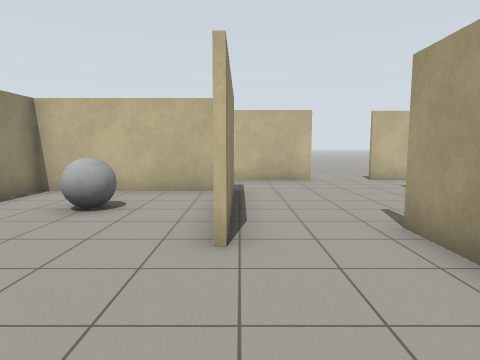
View 1 (above)

12 first-person views from a walk through a world built for the Gazebo simulator. The camera is 1.2 m above the floor, tilts 6° down and sees 75° across. The floor is counted in squares, 1 m on a side. Each view is taken from the middle of a square. On the plan, view 1 faces up. The plan holds only what a view shows up to about 13 squares ahead; the rest is blank.

View 2
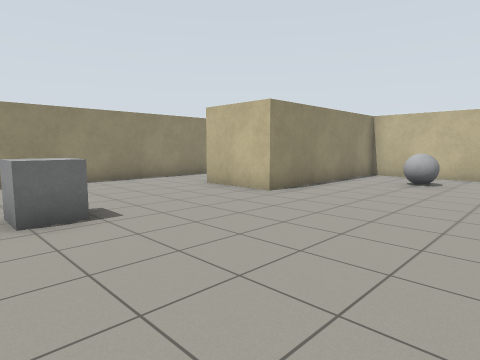

View 3
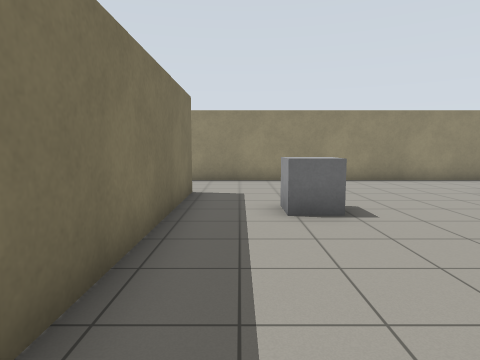

View 4
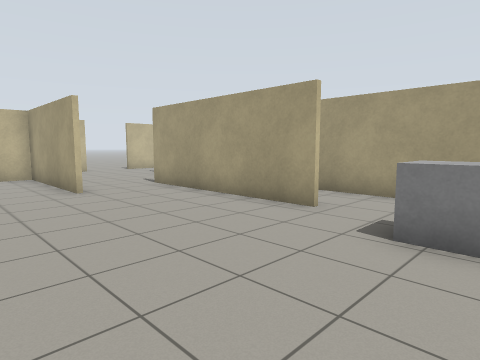

View 5
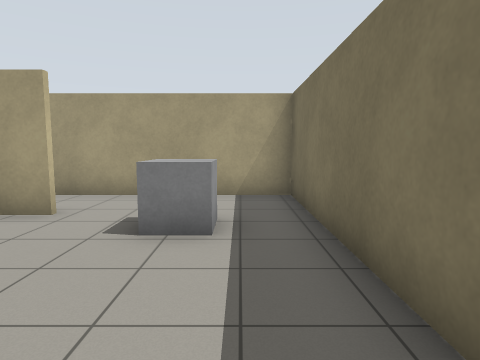

View 6
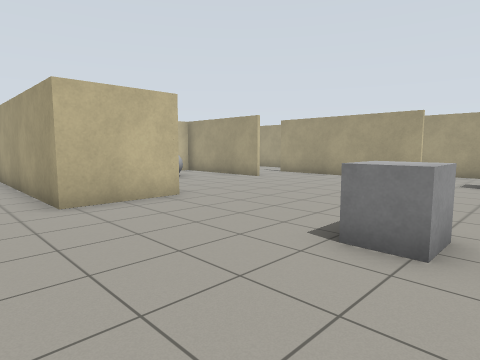

View 7
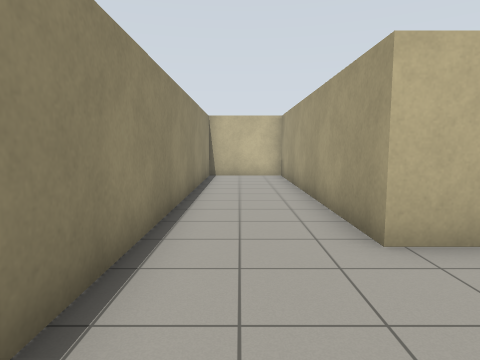

View 8
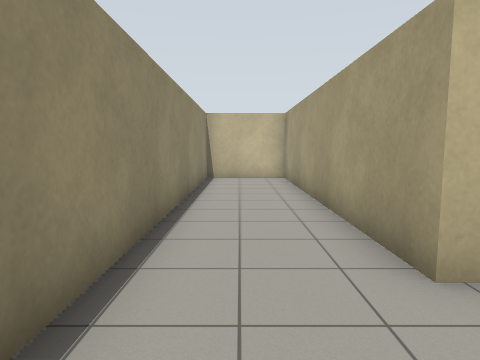

View 9
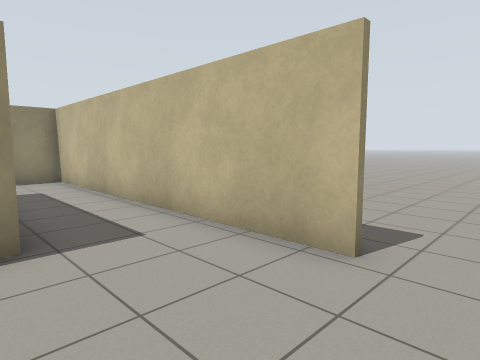

View 10
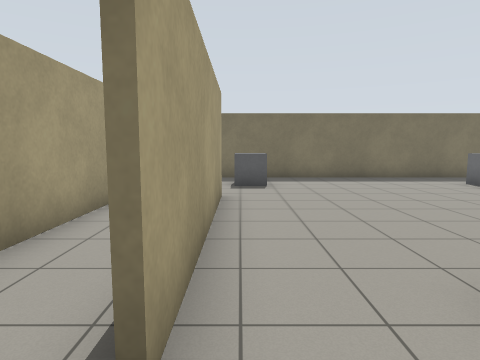

View 11
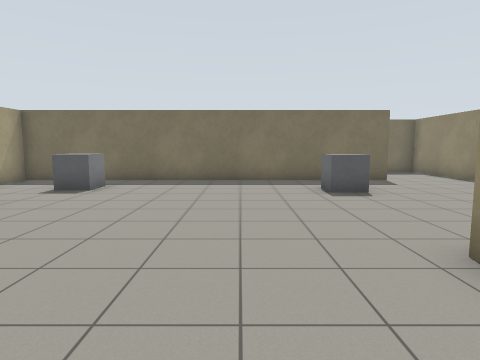

View 12
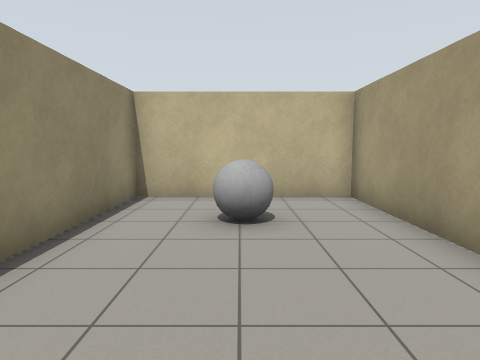

### Floor plan
Points are (right, up) in squares from view 1. A wall is a line through its corners. A room is listed if a view was taken in it or the views show most of it. See-through windows are left out.
Room 1 (views 1, 2, 3, 4, 5, 6, 7, 8, 11, 12)
walls: (-0.3, 3.6) (-0.3, 8.5) (-5.5, 8.5) (-5.5, 1.7) (-8.3, 1.7) (-8.3, 11.2) (-11.3, 11.2) (-11.3, -5.4); (2.5, -1.8) (2.5, 3.6); (-8.4, -6.3) (4.8, -6.3) (4.8, -1.4)
ways out: opening at (-9.5, -6) to room 2; opening at (1.5, 4) to room 2; opening at (4, -1) to room 2
objects: grey box (-6, -4) to (-6, -3); grey ball (-3, 6); grey box (1, -4) to (2, -4)
Room 2 (views 9, 10)
walls: (2.5, 3.6) (2.5, 4.6); (-0.2, 8.8) (-0.2, 3.6); (4.8, -1.4) (4.8, 2.5); (2.6, 11.2) (-6.6, 11.2); (6.2, 11.5) (4.7, 11.5); (-11.3, -5.4) (-11.3, -8.1)
ways out: opening at (-9.5, -6) to room 1; opening at (1.5, 4) to room 1; opening at (4, -1) to room 1; opening at (-6, 10); opening at (5, 13)

Positions as (right, up) in squares from view 1, and headings:
1: (0, 0), facing up
2: (0, -5), facing up-left
3: (0, -5), facing left
4: (-3, -5), facing up-right
5: (-3, -5), facing right
6: (-10, -5), facing up-right
7: (-10, -2), facing up
8: (-10, -1), facing up
9: (4, 8), facing up-left
10: (2, 6), facing down
11: (-3, 5), facing down
12: (-3, 1), facing up
